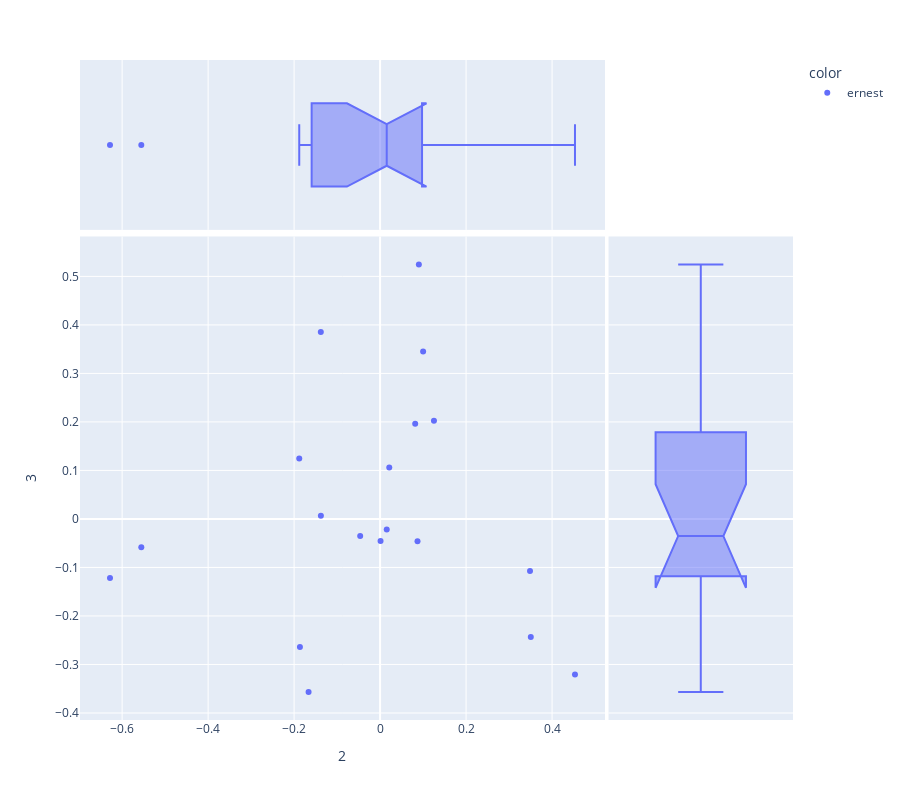

This figure's notebook cell:
### Markdown cell above
### PC 2 and 3

### Code cell
vis_pcs(DCM, 2, 3)

### Figure 1 — Plotly figure (JSON) as saved in the notebook; plotly's stock layout.template omitted (floating-point values rounded to 4 significant figures)
{"data": [{"hovertemplate": "<b>%{hovertext}</b><br><br>color=ernest<br>2=%{x}<br>3=%{y}<extra></extra>", "hovertext": ["thesunalsorises_CHAP1_fiction_ernest", "thesunalsorises_CHAP2_fiction_ernest", "thesunalsorises_CHAP3_fiction_ernest", "thesunalsorises_CHAP4_fiction_ernest", "thesunalsorises_CHAP5_fiction_ernest", "thesunalsorises_CHAP6_fiction_ernest", "thesunalsorises_CHAP7_fiction_ernest", "thesunalsorises_CHAP8_fiction_ernest", "thesunalsorises_CHAP9_fiction_ernest", "thesunalsorises_CHAP10_fiction_ernest", "thesunalsorises_CHAP11_fiction_ernest", "thesunalsorises_CHAP12_fiction_ernest", "thesunalsorises_CHAP13_fiction_ernest", "thesunalsorises_CHAP14_fiction_ernest", "thesunalsorises_CHAP15_fiction_ernest", "thesunalsorises_CHAP16_fiction_ernest", "thesunalsorises_CHAP17_fiction_ernest", "thesunalsorises_CHAP18_fiction_ernest", "thesunalsorises_CHAP19_fiction_ernest"], "legendgroup": "ernest", "marker": {"color": "#636efa", "symbol": "circle"}, "mode": "markers", "name": "ernest", "orientation": "v", "showlegend": true, "type": "scatter", "x": [0.4533, 0.3505, 0.1253, -0.5554, 0.1001, 0.3487, -0.6282, 0.08162, 0.09014, -0.1881, -0.1864, -0.1663, 0.01544, -0.1377, 0.001045, -0.04632, 0.02134, 0.08703, -0.1379], "xaxis": "x", "y": [-0.3208, -0.2432, 0.2025, -0.05855, 0.3454, -0.1072, -0.1216, 0.1964, 0.5247, 0.1247, -0.2639, -0.3569, -0.02166, 0.006813, -0.04537, -0.03527, 0.1059, -0.04592, 0.3851], "yaxis": "y"}, {"alignmentgroup": "True", "hovertemplate": "<b>%{hovertext}</b><br><br>color=ernest<br>2=%{x}<extra></extra>", "hovertext": ["thesunalsorises_CHAP1_fiction_ernest", "thesunalsorises_CHAP2_fiction_ernest", "thesunalsorises_CHAP3_fiction_ernest", "thesunalsorises_CHAP4_fiction_ernest", "thesunalsorises_CHAP5_fiction_ernest", "thesunalsorises_CHAP6_fiction_ernest", "thesunalsorises_CHAP7_fiction_ernest", "thesunalsorises_CHAP8_fiction_ernest", "thesunalsorises_CHAP9_fiction_ernest", "thesunalsorises_CHAP10_fiction_ernest", "thesunalsorises_CHAP11_fiction_ernest", "thesunalsorises_CHAP12_fiction_ernest", "thesunalsorises_CHAP13_fiction_ernest", "thesunalsorises_CHAP14_fiction_ernest", "thesunalsorises_CHAP15_fiction_ernest", "thesunalsorises_CHAP16_fiction_ernest", "thesunalsorises_CHAP17_fiction_ernest", "thesunalsorises_CHAP18_fiction_ernest", "thesunalsorises_CHAP19_fiction_ernest"], "legendgroup": "ernest", "marker": {"color": "#636efa", "symbol": "circle"}, "name": "ernest", "notched": true, "offsetgroup": "ernest", "showlegend": false, "type": "box", "x": [0.4533, 0.3505, 0.1253, -0.5554, 0.1001, 0.3487, -0.6282, 0.08162, 0.09014, -0.1881, -0.1864, -0.1663, 0.01544, -0.1377, 0.001045, -0.04632, 0.02134, 0.08703, -0.1379], "xaxis": "x3", "yaxis": "y3"}, {"alignmentgroup": "True", "hovertemplate": "<b>%{hovertext}</b><br><br>color=ernest<br>3=%{y}<extra></extra>", "hovertext": ["thesunalsorises_CHAP1_fiction_ernest", "thesunalsorises_CHAP2_fiction_ernest", "thesunalsorises_CHAP3_fiction_ernest", "thesunalsorises_CHAP4_fiction_ernest", "thesunalsorises_CHAP5_fiction_ernest", "thesunalsorises_CHAP6_fiction_ernest", "thesunalsorises_CHAP7_fiction_ernest", "thesunalsorises_CHAP8_fiction_ernest", "thesunalsorises_CHAP9_fiction_ernest", "thesunalsorises_CHAP10_fiction_ernest", "thesunalsorises_CHAP11_fiction_ernest", "thesunalsorises_CHAP12_fiction_ernest", "thesunalsorises_CHAP13_fiction_ernest", "thesunalsorises_CHAP14_fiction_ernest", "thesunalsorises_CHAP15_fiction_ernest", "thesunalsorises_CHAP16_fiction_ernest", "thesunalsorises_CHAP17_fiction_ernest", "thesunalsorises_CHAP18_fiction_ernest", "thesunalsorises_CHAP19_fiction_ernest"], "legendgroup": "ernest", "marker": {"color": "#636efa", "symbol": "circle"}, "name": "ernest", "notched": true, "offsetgroup": "ernest", "showlegend": false, "type": "box", "xaxis": "x2", "y": [-0.3208, -0.2432, 0.2025, -0.05855, 0.3454, -0.1072, -0.1216, 0.1964, 0.5247, 0.1247, -0.2639, -0.3569, -0.02166, 0.006813, -0.04537, -0.03527, 0.1059, -0.04592, 0.3851], "yaxis": "y2"}], "layout": {"height": 800, "legend": {"title": {"text": "color"}, "tracegroupgap": 0}, "margin": {"t": 60}, "xaxis": {"anchor": "y", "domain": [0, 0.7363], "title": {"text": "2"}}, "xaxis2": {"anchor": "y2", "domain": [0.7413, 1], "matches": "x2", "showgrid": false, "showline": false, "showticklabels": false, "ticks": ""}, "xaxis3": {"anchor": "y3", "domain": [0, 0.7363], "matches": "x", "showgrid": true, "showticklabels": false}, "xaxis4": {"anchor": "y4", "domain": [0.7413, 1], "matches": "x2", "showgrid": false, "showline": false, "showticklabels": false, "ticks": ""}, "yaxis": {"anchor": "x", "domain": [0, 0.7326], "title": {"text": "3"}}, "yaxis2": {"anchor": "x2", "domain": [0, 0.7326], "matches": "y", "showgrid": true, "showticklabels": false}, "yaxis3": {"anchor": "x3", "domain": [0.7426, 1], "matches": "y3", "showgrid": false, "showline": false, "showticklabels": false, "ticks": ""}, "yaxis4": {"anchor": "x4", "domain": [0.7426, 1], "matches": "y3", "showgrid": true, "showline": false, "showticklabels": false, "ticks": ""}}}
